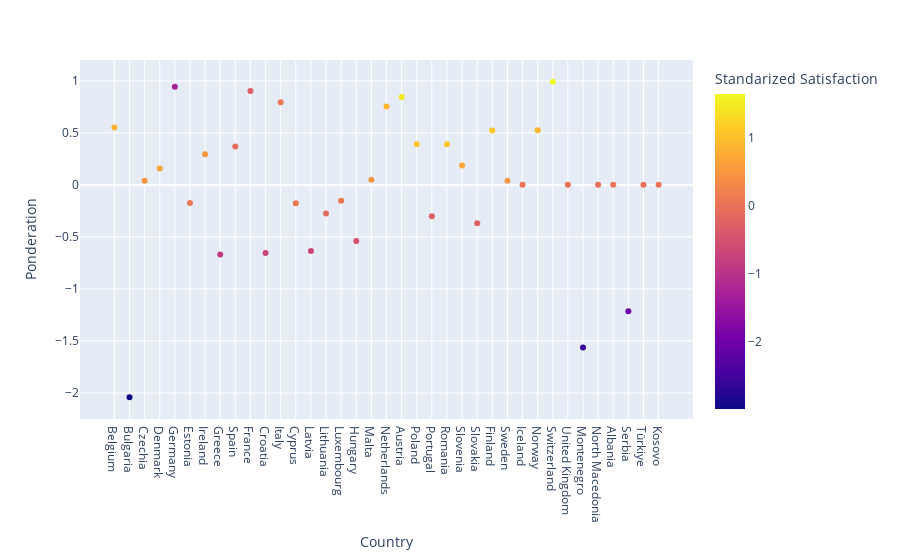

The cell this chart's notebook holds for it:
### Markdown cell above
Now we proceed to analyze the data obtained

### Code cell
# Visualization of the ponderations
px.scatter(
    data_frame=eurostat_data,
    x="Country",
    y="Ponderation",
    color="Standarized Satisfaction",
)

### Figure 1 — Plotly figure (JSON) as saved in the notebook; plotly's stock layout.template omitted (floating-point values rounded to 4 significant figures)
{"data": [{"hovertemplate": "Country=%{x}<br>Ponderation=%{y}<br>Standarized Satisfaction=%{marker.color}<extra></extra>", "legendgroup": "", "marker": {"color": [0.873, -2.993, 0.486, 0.68, -1.253, 0.1, 0.486, -0.867, -0.094, -0.287, -0.673, 0.1, 0.1, -0.673, -0.094, 0.1, -0.48, 0.486, 0.873, 1.453, 1.066, -0.287, 1.066, 0.68, -0.287, 1.066, 0.486, 0, 0.873, 1.646, 0, -2.606, 0, 0, -2.026, 0, 0], "coloraxis": "coloraxis", "symbol": "circle"}, "mode": "markers", "name": "", "orientation": "v", "showlegend": false, "type": "scatter", "x": ["Belgium", "Bulgaria", "Czechia", "Denmark", "Germany", "Estonia", "Ireland", "Greece", "Spain", "France", "Croatia", "Italy", "Cyprus", "Latvia", "Lithuania", "Luxembourg", "Hungary", "Malta", "Netherlands", "Austria", "Poland", "Portugal", "Romania", "Slovenia", "Slovakia", "Finland", "Sweden", "Iceland", "Norway", "Switzerland", "United Kingdom", "Montenegro", "North Macedonia", "Albania", "Serbia", "Türkiye", "Kosovo"], "xaxis": "x", "y": [0.5514, -2.041, 0.0408, 0.1576, 0.9446, -0.1728, 0.2952, -0.6674, 0.3692, 0.9026, -0.6546, 0.7952, -0.1768, -0.6354, -0.2732, -0.152, -0.5388, 0.0496, 0.7546, 0.8458, 0.392, -0.3014, 0.39, 0.186, -0.3678, 0.5232, 0.0412, 0.0008, 0.5246, 0.9924, 0.0008, -1.563, 0.0008, 0.0008, -1.215, 0.0008, 0.0008], "yaxis": "y"}], "layout": {"coloraxis": {"colorbar": {"title": {"text": "Standarized Satisfaction"}}, "colorscale": [[0, "#0d0887"], [0.1111, "#46039f"], [0.2222, "#7201a8"], [0.3333, "#9c179e"], [0.4444, "#bd3786"], [0.5556, "#d8576b"], [0.6667, "#ed7953"], [0.7778, "#fb9f3a"], [0.8889, "#fdca26"], [1, "#f0f921"]]}, "legend": {"tracegroupgap": 0}, "margin": {"t": 60}, "xaxis": {"anchor": "y", "domain": [0, 1], "title": {"text": "Country"}}, "yaxis": {"anchor": "x", "domain": [0, 1], "title": {"text": "Ponderation"}}}}
